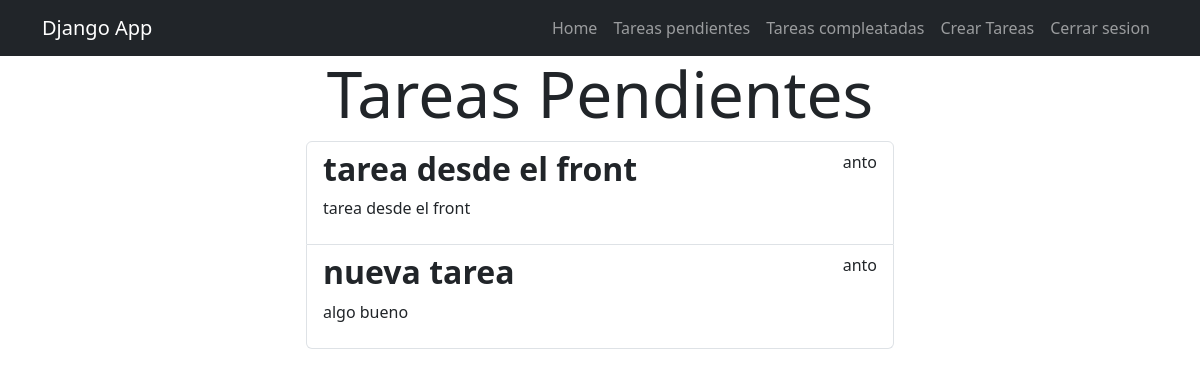
/task/ (signed in), run on an earlier commit of the app's database.
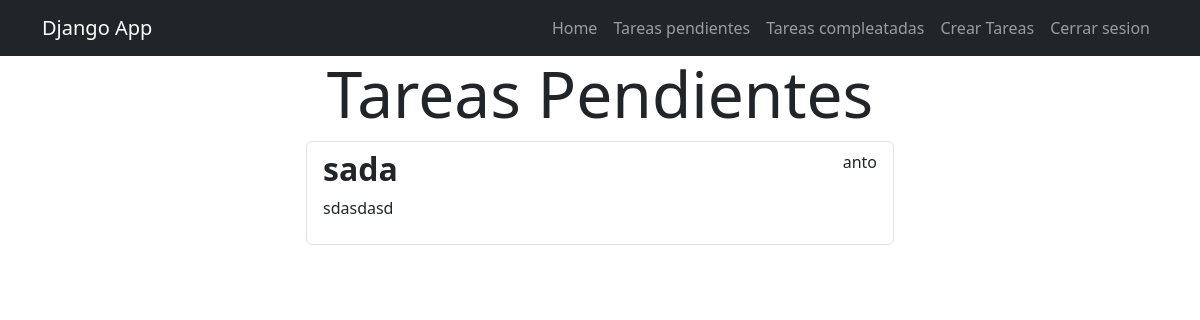
And on a later commit of the database.
### task/models.py (models this page shows, shortened)
class Task(models.Model):
    title = models.CharField(max_length=200)
    description = models.TextField(max_length=1000)
    created = models.DateTimeField(auto_now_add=True)
    datecompleted = models.DateTimeField(null=True, blank=True)
    important = models.BooleanField(default=False)
    user = models.ForeignKey(User, on_delete=models.CASCADE)

### task/views.py (the view)
# urls.py: path('task/', views.task, name='task'),
@login_required
def task(request):
    task = Task.objects.filter(user=request.user, datecompleted__isnull=True)
    return render(request, 'task.html', {'task': task})

### task/templates/task.html (shortened to what this page needs)
{% extends "base.html" %} {% block content %}
<main class="containter">
    <div class="row">
        <div class="col-md-6 offset-md-3">
              <h1 class="text-center display-3 pd-5">Tareas Pendientes</h1>
            <ul class="list-group">
              {% for task in task %}
                <a class="list-group-item" href="{% url "task_detail" task.id %}">
                      <header class="d-flex justify-content-between">
                        {% if task.important %}
                        <h2 class="fw-bold text-success">{{task.title}}</h2>
                        {% else %}
                        <h2 class="fw-bold">{{task.title}}</h2>
                         {% endif %}
                        <p>{{task.user.username}}</p>
                      </header>
                      <p>{{task.description}}</p>
                </a>
              {% endfor %}
            </ul>
        </div>
    </div>
</main>
{% endblock %}

### task/templates/base.html (shortened to what this page needs)
<!DOCTYPE html>
<html lang="en">
  <head>
    <link rel="stylesheet" href="https://cdn.jsdelivr.net/npm/bootstrap@5.3.2/dist/css/bootstrap.min.css">
  </head>
  <body>
    <nav class="navbar navbar-expand-lg bg-dark navbar-dark">
      <div class="container">
        <a class="navbar-brand" href="/">Django App</a>
        <div class="collapse navbar-collapse" id="navbarNav">
          <ul class="navbar-nav ms-auto">
            <li class="nav-item">
              <a href="/" class="nav-link">Home</a>
            </li>
            {% if user.is_authenticated %}
            <li class="nav-item">
              <a href="/task" class="nav-link">Tareas pendientes</a>
            </li>
            <li class="nav-item">
              <a href="{% url "task_completed" %}" class="nav-link">Tareas compleatadas</a>
            </li>
            <li class="nav-item">
              <a href="/task/create/" class="nav-link">Crear Tareas</a>
            </li>
            <li class="nav-item">
              <a href="/logout" class="nav-link">Cerrar sesion</a>
            </li>
            {% endif %}
          </ul>
        </div>
      </div>
    </nav>
    {% block content %} {% endblock %}
  </body>
</html>

What changed in the data, as far as the page shows it:
no longer on this page (row edited): Task: title "tarea desde el front", user.username "anto", description "tarea desde el front"
no longer on this page (row edited): Task: title "nueva tarea", user.username "anto", description "algo bueno"
added Task: title "sada", user.username "anto", description "sdasdasd"
